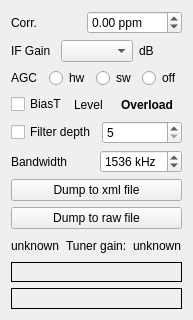
<?xml version="1.0" encoding="UTF-8"?>
<ui version="4.0">
 <class>dabstickWidget</class>
 <widget class="QWidget" name="dabstickWidget">
  <property name="geometry">
   <rect>
    <x>0</x>
    <y>0</y>
    <width>180</width>
    <height>320</height>
   </rect>
  </property>
  <property name="windowTitle">
   <string>RT2832 dabstick</string>
  </property>
  <layout class="QVBoxLayout" name="verticalLayout">
   <item>
    <layout class="QHBoxLayout" name="horizontalLayout">
     <item>
      <widget class="QLabel" name="Label1">
       <property name="text">
        <string>Corr.</string>
       </property>
      </widget>
     </item>
     <item>
      <widget class="QDoubleSpinBox" name="ppm_correction">
       <property name="suffix">
        <string> ppm</string>
       </property>
       <property name="toolTip">
        <string>&lt;html&gt;&lt;head/&gt;&lt;body&gt;&lt;p&gt;ppm control. Tells the device the offset (in ppm) of the observed oscillator offset.&lt;/p&gt;&lt;/body&gt;&lt;/html&gt;</string>
       </property>
       <property name="minimum">
        <double>-150.0</double>
       </property>
       <property name="maximum">
        <double>150.0</double>
       </property>
      </widget>
     </item>
    </layout>
   </item>
   <item>
    <layout class="QHBoxLayout" name="horizontalLayout_1">
     <item>
      <widget class="QLabel" name="gainLabel">
       <property name="text">
        <string>IF Gain</string>
       </property>
      </widget>
     </item>
     <item>
      <widget class="QComboBox" name="gainControl">
       <property name="toolTip">
        <string>&lt;html&gt;&lt;head/&gt;&lt;body&gt;&lt;p&gt;Set IF gain in dB, only possible values are displayed.&lt;/p&gt;&lt;/body&gt;&lt;/html&gt;</string>
       </property>
      </widget>
     </item>
     <item>
      <widget class="QLabel" name="dbLabel">
       <property name="text">
        <string>dB</string>
       </property>
      </widget>
     </item>
    </layout>
   </item>
   <item>
    <layout class="QHBoxLayout" name="horizontalLayout_2">
     <item>
      <widget class="QLabel" name="Label2">
       <property name="text">
        <string>AGC</string>
       </property>
      </widget>
     </item>
     <item>
      <widget class="QRadioButton" name="hw_agc">
       <property name="text">
        <string>hw</string>
       </property>
      </widget>
     </item>
     <item>
      <widget class="QRadioButton" name="sw_agc">
       <property name="text">
        <string>sw</string>
       </property>
      </widget>
     </item>
     <item>
      <widget class="QRadioButton" name="manual">
       <property name="text">
        <string>off</string>
       </property>
      </widget>
     </item>
    </layout>
   </item>
   <item>
    <layout class="QHBoxLayout" name="horizontalLayout_3">
     <item>
      <widget class="QCheckBox" name="biasControl">
       <property name="text">
        <string>BiasT</string>
       </property>
      </widget>
     </item>
     <item>
      <widget class="QLabel" name="Label3">
       <property name="text">
        <string>Level</string>
       </property>
      </widget>
     </item>
     <item>
      <widget class="QLabel" name="labelOverload">
       <property name="minimumSize">
        <size>
         <width>70</width>
         <height>0</height>
        </size>
       </property>
       <property name="maximumSize">
        <size>
         <width>70</width>
         <height>16777215</height>
        </size>
       </property>
       <property name="font">
        <font>
         <bold>true</bold>
        </font>
       </property>
       <property name="toolTip">
        <string>&lt;html&gt;&lt;head/&gt;&lt;body&gt;&lt;p&gt;Shows the ADC overload condition. Decrease the gain to avoid this.&lt;/p&gt;&lt;/body&gt;&lt;/html&gt;</string>
       </property>
       <property name="text">
        <string>Overload</string>
       </property>
       <property name="alignment">
        <set>Qt::AlignCenter</set>
       </property>
      </widget>
     </item>
    </layout>
   </item>
   <item>
    <layout class="QHBoxLayout" name="horizontalLayout_4">
     <item>
      <widget class="QCheckBox" name="filterSelector">
       <property name="toolTip">
        <string>&lt;html&gt;&lt;head/&gt;&lt;body&gt;&lt;p&gt;DABsticks do not have much filtering. A software filter - 1560KHz wide - can be selected&lt;/p&gt;&lt;/body&gt;&lt;/html&gt;</string>
       </property>
       <property name="text">
        <string>Filter depth</string>
       </property>
      </widget>
     </item>
     <item>
      <widget class="QSpinBox" name="filterDepth">
       <property name="toolTip">
        <string>&lt;html&gt;&lt;head/&gt;&lt;body&gt;&lt;p&gt;select the depth of the software 1560 KHz filter. Be aware that for a filter depth N N* 2048000 extra additions and complex multiplications are done&lt;/p&gt;&lt;/body&gt;&lt;/html&gt;</string>
       </property>
       <property name="minimum">
        <number>5</number>
       </property>
       <property name="maximum">
        <number>25</number>
       </property>
      </widget>
     </item>
    </layout>
   </item>
   <item>
    <layout class="QHBoxLayout" name="horizontalLayout_5">
     <item>
      <widget class="QLabel" name="Label4">
       <property name="text">
        <string>Bandwidth</string>
       </property>
      </widget>
     </item>
     <item>
      <widget class="QSpinBox" name="bandwidth">
       <property name="suffix">
        <string> kHz</string>
       </property>
       <property name="minimum">
        <number>1200</number>
       </property>
       <property name="maximum">
        <number>2000</number>
       </property>
       <property name="singleStep">
        <number>20</number>
       </property>
       <property name="value">
        <number>1536</number>
       </property>
      </widget>
     </item>
    </layout>
   </item>
   <item>
    <widget class="QPushButton" name="xml_dumpButton">
     <property name="toolTip">
      <string>&lt;html&gt;&lt;head/&gt;&lt;body&gt;&lt;p&gt;Dumps the raw input from the dabstick into a self describing file (with header in xml format containing recorded time, container format, frequency, device name, Qt-DAB version)&lt;/p&gt;&lt;p&gt;&lt;br/&gt;&lt;/p&gt;&lt;p&gt;Opens a 'Save as ...' dialog. Press again to stop recording.&lt;/p&gt;&lt;p&gt;&lt;br/&gt;&lt;/p&gt;&lt;p&gt;The resulting file can be read-in by using the xml file handler (if configured)&lt;/p&gt;&lt;p&gt;&lt;br/&gt;&lt;/p&gt;&lt;p&gt;Warning: Produces large files!&lt;/p&gt;&lt;/body&gt;&lt;/html&gt;</string>
     </property>
     <property name="text">
      <string>Dump to xml file</string>
     </property>
    </widget>
   </item>
   <item>
    <widget class="QPushButton" name="iq_dumpButton">
     <property name="text">
      <string>Dump to raw file</string>
     </property>
    </widget>
   </item>
   <item>
    <layout class="QHBoxLayout" name="horizontalLayout_6">
     <item>
      <widget class="QLabel" name="tunerType">
       <property name="text">
        <string>unknown</string>
       </property>
      </widget>
     </item>
     <item>
      <widget class="QLabel" name="Label5">
       <property name="text">
        <string>Tuner gain:</string>
       </property>
      </widget>
     </item>
     <item>
      <widget class="QLabel" name="tunerGain">
       <property name="toolTip">
        <string>&lt;html&gt;&lt;head/&gt;&lt;body&gt;&lt;p&gt;Total gain of the tuner (LNA, Mixer and IF).&lt;/p&gt;&lt;/body&gt;&lt;/html&gt;</string>
       </property>
       <property name="text">
        <string>unknown</string>
       </property>
      </widget>
     </item>
    </layout>
   </item>
   <item>
    <widget class="QLabel" name="product_display">
     <property name="frameShape">
      <enum>QFrame::Box</enum>
     </property>
     <property name="text">
      <string/>
     </property>
    </widget>
   </item>
   <item>
    <widget class="QLabel" name="deviceVersion">
     <property name="toolTip">
      <string>&lt;html&gt;&lt;head/&gt;&lt;body&gt;&lt;p&gt;Device name&lt;/p&gt;&lt;/body&gt;&lt;/html&gt;</string>
     </property>
     <property name="frameShape">
      <enum>QFrame::Box</enum>
     </property>
     <property name="text">
      <string/>
     </property>
    </widget>
   </item>
  </layout>
 </widget>
 <resources/>
 <connections/>
</ui>
